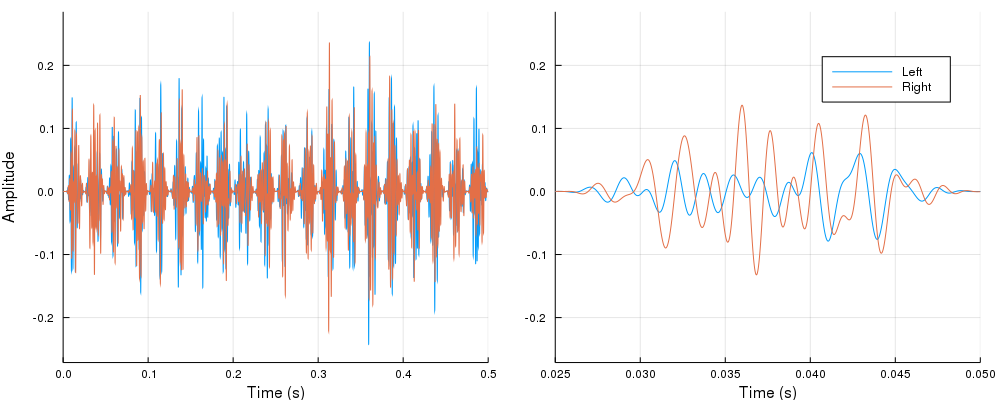

The Julia source for this figure:
using AuditoryStimuli, Unitful, Plots
using Random; Random.seed!(0)

sample_rate = 48000
audio_channels = 2


# Generate 1.5 s of bandpass (300-700 Hz) correlated (0.8) noise 

noise_source = CorrelatedNoiseSource(Float64, sample_rate, audio_channels, 0.3, 0.8)
correlated_noise = read(noise_source, 1.5u"s")
filtered_noise = bandpass_filter(correlated_noise, 300u"Hz", 700u"Hz")
sound_signal = set_RMS(amplitude_modulate(filtered_noise, 40u"Hz"), 0.2)
PlotSpectroTemporal(sound_signal, time_limits = [0.155, 0.345])
savefig("examples/eg2.png")


# Generate 1.5 s of amplitude modulated (40 Hz) bandpass (300-700 Hz) correlated (0.8) noise with an ITD of 500 μs (24 samples)

noise_source = CorrelatedNoiseSource(Float64, sample_rate, audio_channels, 0.3, 0.8)
correlated_noise = read(noise_source, 1.5u"s")
filtered_noise = bandpass_filter(correlated_noise, 300u"Hz", 700u"Hz")
modulated_noise = amplitude_modulate(filtered_noise, 40u"Hz")
it = set_ITD(modulated_noise, -24)

time = 1:size(it, 1); time = time ./ sample_rate
a = plot(time, it, lab = "", xlab = "Time (s)", ylab = "Amplitude", xlims = (0.0, 0.5))
b = plot(time, it, lab = map(string,[:Left :Right]), xlab = "Time (s)", ylab = "", xlims = (0.025, 0.05))
plot(a, b, size = (1000, 400))
savefig("examples/am_itd.png")


